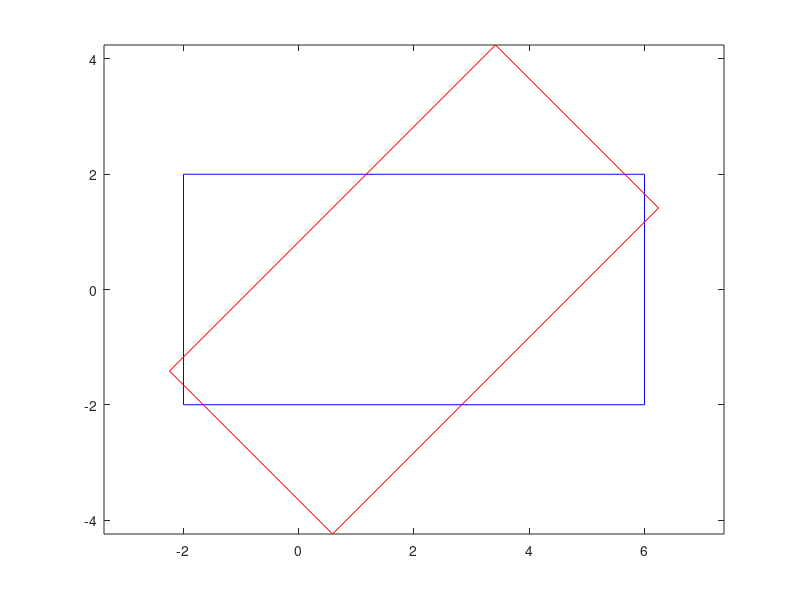
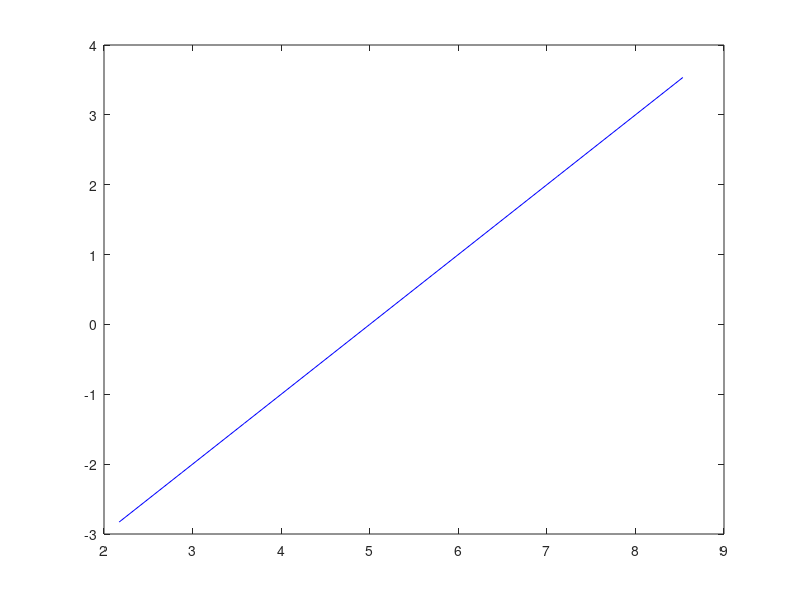

Source code (MATLAB) for these figures, in order:
% From: https://stackoverflow.com/questions/29780903/2d-body-transformation-and-rotation-in-matlab
% Define A
A = [-2,-2,6,6,-2; -2,2,2,-2,-2; 1 1 1 1 1];
% Define Translation Matrix
trans = @(x,y,z) repmat([x; y; z],[1 5]);
% Define Rotation Matrix
se2 = @(x, y, theta) [
    cosd(theta), -sind(theta), x;
    sind(theta), cosd(theta), y;
    0,        0,           1];
% Calculate Rotated Rect
B = se2(0,0,45) * (A - trans(2,0,0) ) + trans(2,0,0);
% Plot Rectangles
figure; plot(A(1,:),A(2,:),'b')
hold on;
plot(B(1,:),B(2,:),'r')
hold off;
axis equal

xvals = [1:10];
yvals = zeros(1,10);
zvals = ones(1,10);

transOrig = @(x,y,z) repmat([x;y;z;],[1,numel(x)]);
rotOrig =  @(x, y, theta) [
    cosd(theta), -sind(theta), x;
    sind(theta), cosd(theta), y;
    0,            0,           1];

rotMat = rotOrig(0,0,45) * ...
    ([xvals;yvals;zvals] - transOrig(floor(numel(xvals)/2),0,0) ) + transOrig(floor(numel(xvals)/2),0,0);


hold off

figure
plot(rotMat(1,:),rotMat(2,:),'b')



rotOrig(0,0,45)*[xvals;yvals;zvals]



